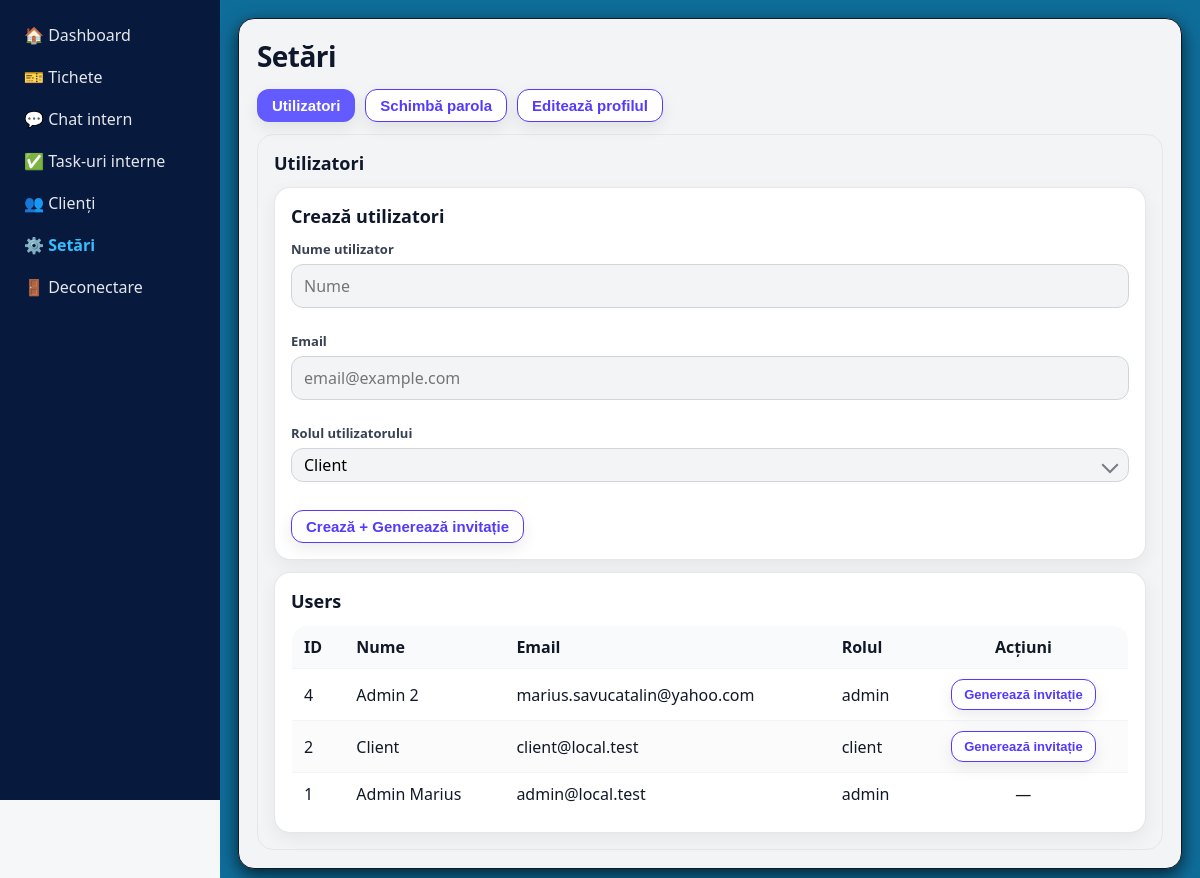
Page /?route=admin/settings (signed in) on the committed database.
### tables this page shows
CREATE TABLE `users` (
  `id` int(11) NOT NULL,
  `name` varchar(100) NOT NULL,
  `company` varchar(255) DEFAULT NULL,
  `email` varchar(100) NOT NULL,
  `phone` varchar(50) DEFAULT NULL,
  `password` varchar(255) NOT NULL,
  `role` varchar(50) DEFAULT 'employee',
  `created_at` timestamp NOT NULL DEFAULT current_timestamp(),
  `address` varchar(255) DEFAULT NULL,
  `avatar` varchar(255) DEFAULT NULL,
  `city` varchar(100) DEFAULT NULL,
  `country` varchar(100) DEFAULT NULL,
  `vat` varchar(50) DEFAULT NULL,
  `is_active` tinyint(1) NOT NULL DEFAULT 1,
  `last_seen_tickets_at` datetime DEFAULT NULL,
  `last_seen_tasks_at` datetime DEFAULT NULL,
  `last_seen_chat_v2_msg_id` int(11) DEFAULT NULL,
  `last_seen_chat_msg_id` int(11) DEFAULT NULL
);

### app/controllers/DashboardController.php (called while the page is built, shortened)
<?php
class DashboardController
{
    public function settings()
    {
        global $pdo;
        if (Auth::role() === 'admin') {
            try {
                $users = $pdo->query("SELECT id, name, email, role, created_at FROM users WHERE is_active = 1 ORDER BY id DESC")
                    ->fetchAll(PDO::FETCH_ASSOC);
            } catch (PDOException $e) {
                if (strpos($e->getMessage(), 'Unknown column') !== false) {
                    $pdo->exec("ALTER TABLE users ADD COLUMN is_active TINYINT(1) NOT NULL DEFAULT 1");
                    $users = $pdo->query("SELECT id, name, email, role, created_at FROM users WHERE is_active = 1 ORDER BY id DESC")
                        ->fetchAll(PDO::FETCH_ASSOC);
                } else {
                    throw $e;
                }
            }
        }
        require __DIR__ . '/../views/admin/settings.php';
    }
}

### app/core/Auth.php (called while the page is built, shortened)
<?php
class Auth {
    public static function id(): int {
        return (int)($_SESSION['user']['id'] ?? 0);
    }
}

### app/views/admin/users/panel.php (the view, shortened to what this page needs)
<div class="card" style="margin-bottom:12px;">
  <h3 class="section-title" style="margin-top:0;">Crează utilizatori</h3>
  <form method="POST" action="<?= BASE_URL ?>admin/users-create" class="form-standard">
    <div class="form-row">
      <label class="label">Nume utilizator</label>
      <input class="input" name="name" placeholder="Nume" required>
    </div>
    <div class="form-row">
      <label class="label">Email</label>
      <input class="input" name="email" type="email" placeholder="email@example.com" required>
    </div>
    <div class="form-row">
      <label class="label">Rolul utilizatorului</label>
    </div>
    <div class="form-actions">
      <button class="btn" type="submit">Crează + Generează invitație</button>
    </div>
  </form>
</div>
<div class="card">
  <h3 class="section-title" style="margin-top:0;">Users</h3>
  <div class="table-wrap rtable">
    <table class="table" style="min-width:680px;">
      <thead>
        <tr>
          <th>ID</th>
          <th>Nume</th>
          <th>Email</th>
          <th>Rolul</th>
          <th style="text-align:center;">Acțiuni</th>
        </tr>
      </thead>
      <tbody>
        <?php foreach ($users as $u): ?>
          <tr>
            <td><?= (int)$u['id'] ?></td>
            <td><?= htmlspecialchars($u['name']) ?></td>
            <td><?= htmlspecialchars($u['email']) ?></td>
            <td><?= htmlspecialchars($u['role']) ?></td>
            <td style="text-align:center;">
              <?php if ((int)$u['id'] !== (int)Auth::id()): ?>
                <form method="POST" action="<?= BASE_URL ?>admin/users-invite" style="display:inline;">
                  <button class="btn" type="submit">Generează invitație</button>
                </form>
              <?php else: ?>
                —
              <?php endif; ?>
            </td>
          </tr>
        <?php endforeach; ?>
      </tbody>
    </table>
  </div>
</div>

### assets/css/parts/base.css (style rules this page uses)
:root { --bg: #f6f7f9; --surface: #ffffff; --surface-2: #fafafa; --text: #0f172a; --muted: #64748b; --border: rgba(17, 24, 39, 0.10); --border-strong: rgba(17, 24, 39, 0.16); --primary: #635bff; --primary-hover: #4f46ff; --primary-soft: #eef2ff; --sidebar-bg: #f3f4f6; --sidebar-border: #e5e7eb; --primary-600: #4f46ff; --radius-sm: 10px; --radius-md: 12px; --radius-lg: 16px; --shadow-sm: 0 4px 12px rgba(0,0,0,.06); --shadow-md: 0 14px 30px rgba(0,0,0,.10); }
* { box-sizing: border-box; }
html, body { height: 100%; overflow-x: hidden; }
body { margin: 0; font-family: ui-sans-serif, system-ui, -apple-system, Segoe UI, Roboto, Arial, "Noto Sans", "Liberation Sans", sans-serif; background: var(--bg); color: var(--text); -webkit-font-smoothing: antialiased; -moz-osx-font-smoothing: grayscale; }
input, select, textarea { max-width: 100%; }
:where(a, button, input, select, textarea):focus-visible { outline: 3px solid rgba(99, 91, 255, 0.25); outline-offset: 2px; }

### assets/css/parts/ui.css (style rules this page uses)
.btn, .tab-btn { padding: 8px 14px; border-radius: 12px; border: 1px solid #533afd; background: #ffffff; color: #533afd; cursor: pointer; font-weight: 700; line-height: 1; font-size: 15px; text-decoration: none !important; box-shadow: 0 6px 16px rgba(0, 0, 0, 0.08); transition: transform 0.08s ease, box-shadow 0.18s ease, background 0.18s ease; }
.input { width: 340px; max-width: 100%; min-height: 44px; padding: 10px 12px; border: 1px solid #d1d5db; border-radius: 12px; outline: none; background: var(--sidebar-bg); font: inherit; transition: border-color 0.18s ease, box-shadow 0.18s ease; }
.label { font-size: 13px; font-weight: 700; color: #111827; }
.form-standard { display: grid; gap: 12px; max-width: 900px; }
.form-row { display: grid; gap: 6px; }
.form-row :where(input, select, textarea) { width: 100%; min-width: 0; }
.form-standard .form-row :where( input:not([type="file"]):not([type="checkbox"]):not([type="radio"]):not( [type="submit"] ):not([type="button"]):not([type="reset"]), select, textarea ) { padding: 10px 12px; border: 1px solid #d1d5db; border-radius: 12px; outline: none; background: var(--sidebar-bg); font: inherit; }
.form-standard .form-row :where( input:not([type="file"]):not([type="checkbox"]):not([type="radio"]):not( [type="submit"] ):not([type="button"]):not([type="reset"]), select, textarea ):focus { border-color: var(--primary); box-shadow: 0 0 0 3px rgba(99, 91, 255, 0.18); }
.form-actions { display: flex; gap: 12px; flex-wrap: wrap; align-items: center; margin-top: 4px; }
.content :where( input[type="text"], input[type="email"], input[type="password"], input[type="search"], input[type="number"], select, textarea ) { font: inherit; padding: 10px 12px; border: 1px solid #d1d5db; border-radius: 12px; background: var(--sidebar-bg); }
.content :where( input[type="text"], input[type="email"], input[type="password"], input[type="search"], input[type="number"], select, textarea ):focus, #chatMessage:focus, #chatSearch:focus { border-color: var(--primary); box-shadow: 0 0 0 3px rgba(99, 91, 255, 0.18); outline: none; }
.label { font-size: 13px; color: #374151; font-weight: 700; }
.card { border: 1px solid rgba(17, 24, 39, 0.1); border-radius: 16px; background: var(--surface); padding: 16px; box-shadow: 0 6px 18px rgba(0, 0, 0, 0.06); }
.table-wrap { overflow-x: auto; -webkit-overflow-scrolling: touch; border-radius: 16px; }
@media (min-width: 641px) { .rtable { display: block !important; } }
.table-wrap { width: 100%; overflow: auto; -webkit-overflow-scrolling: touch; }
.table { width: 100%; border-collapse: collapse; background: var(--sidebar-bg); border: 1px solid rgba(17, 24, 39, 0.1); border-radius: 16px; overflow: hidden; }
.table th, .table td { padding: 10px 12px; text-align: left; border-top: 1px solid #f1f5f9; }
.table th { background: #f9fafb; font-weight: 700; border-top: none; }
.table tr:nth-child(even) td { background: rgba(17, 24, 39, 0.015); }
.table .btn, .table button { white-space: nowrap; }
.table .btn { padding: 8px 12px; border-radius: 12px; font-size: 13px; }
.section-title { margin: 0 0 12px; font-size: 18px; font-weight: 600; }

### rows in the picture
users: id "4", name "Admin 2", email "marius.savucatalin@yahoo.com", role "admin"
users: id "2", name "Client", email "client@local.test", role "client"
users: id "1", name "Admin Marius", email "admin@local.test", role "admin"
